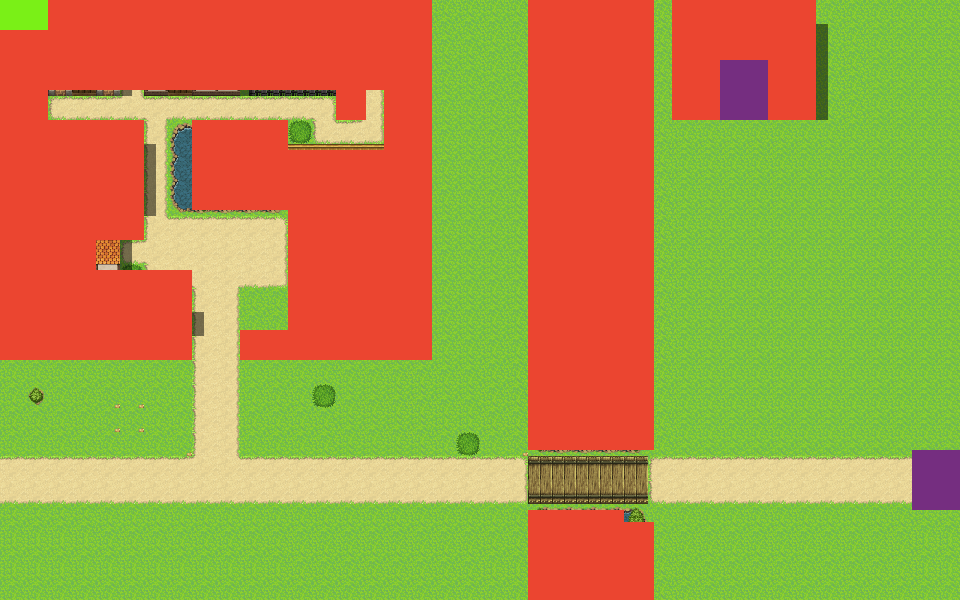

Below is a game level as drawn by its tile map, then a one-line description and the .tmx that defines it (tile-layer data replaced by summaries):
An orthogonal 20x20 tile map with 48x30 px tiles, 4 tile layers (map, coll, portal, mobarea), 4 tilesets.

<map version="1.2" tiledversion="1.2.3" orientation="orthogonal" renderorder="right-down" width="20" height="20" tilewidth="48" tileheight="30" infinite="0" nextlayerid="6" nextobjectid="1">
 <tileset firstgid="1" source="200.tsx" />
 <tileset firstgid="401" source="coll.tsx" />
 <tileset firstgid="402" source="mobsarea.tsx" />
 <tileset firstgid="403" source="portal.tsx" />
 <layer id="1" name="map" width="20" height="20">
  <data>[400 cells, 400 non-empty, 243 distinct tile ids]</data>
 </layer>
 <layer id="3" name="coll" width="20" height="20">
  <data>[400 cells, 148 non-empty, 1 distinct tile ids]</data>
 </layer>
 <layer id="4" name="portal" width="20" height="20">
  <data>[400 cells, 4 non-empty, 1 distinct tile ids]</data>
 </layer>
 <layer id="5" name="mobarea" width="20" height="20">
  <data>[400 cells, 1 non-empty, 1 distinct tile ids]</data>
 </layer>
</map>
